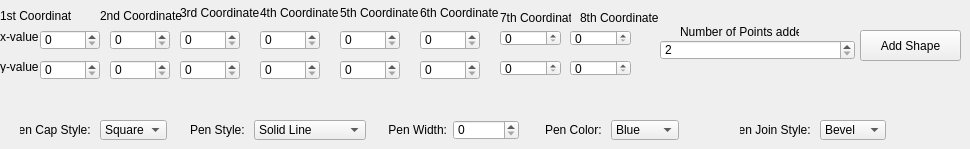
      <widget class="QWidget" name="tab_Polyline">
       <attribute name="title">
        <string>Polyline</string>
       </attribute>
       <widget class="QLabel" name="label_8">
        <property name="geometry">
         <rect>
          <x>0</x>
          <y>0</y>
          <width>71</width>
          <height>31</height>
         </rect>
        </property>
        <property name="text">
         <string>1st Coordinate </string>
        </property>
       </widget>
       <widget class="QSpinBox" name="spinBox_polyline_firstY">
        <property name="geometry">
         <rect>
          <x>40</x>
          <y>60</y>
          <width>60</width>
          <height>20</height>
         </rect>
        </property>
        <property name="maximum">
         <number>1000</number>
        </property>
       </widget>
       <widget class="QSpinBox" name="spinBox_polyline_firstX">
        <property name="geometry">
         <rect>
          <x>40</x>
          <y>30</y>
          <width>60</width>
          <height>20</height>
         </rect>
        </property>
        <property name="maximum">
         <number>1000</number>
        </property>
       </widget>
       <widget class="QLabel" name="label_114">
        <property name="geometry">
         <rect>
          <x>0</x>
          <y>60</y>
          <width>47</width>
          <height>13</height>
         </rect>
        </property>
        <property name="text">
         <string>y-value</string>
        </property>
       </widget>
       <widget class="QLabel" name="label_88">
        <property name="geometry">
         <rect>
          <x>0</x>
          <y>30</y>
          <width>47</width>
          <height>13</height>
         </rect>
        </property>
        <property name="text">
         <string>x-value</string>
        </property>
       </widget>
       <widget class="QLabel" name="label_11">
        <property name="geometry">
         <rect>
          <x>100</x>
          <y>0</y>
          <width>81</width>
          <height>31</height>
         </rect>
        </property>
        <property name="text">
         <string>2nd Coordinate </string>
        </property>
       </widget>
       <widget class="QSpinBox" name="spinBox_polyline_secondY">
        <property name="geometry">
         <rect>
          <x>110</x>
          <y>60</y>
          <width>60</width>
          <height>20</height>
         </rect>
        </property>
        <property name="maximum">
         <number>1000</number>
        </property>
       </widget>
       <widget class="QSpinBox" name="spinBox_polyline_secondX">
        <property name="geometry">
         <rect>
          <x>110</x>
          <y>30</y>
          <width>60</width>
          <height>20</height>
         </rect>
        </property>
        <property name="maximum">
         <number>1000</number>
        </property>
       </widget>
       <widget class="QLabel" name="label_14">
        <property name="geometry">
         <rect>
          <x>180</x>
          <y>-10</y>
          <width>129</width>
          <height>45</height>
         </rect>
        </property>
        <property name="text">
         <string>3rd Coordinate </string>
        </property>
       </widget>
       <widget class="QSpinBox" name="spinBox_polyline_thirdY">
        <property name="geometry">
         <rect>
          <x>180</x>
          <y>60</y>
          <width>60</width>
          <height>20</height>
         </rect>
        </property>
        <property name="maximum">
         <number>1000</number>
        </property>
       </widget>
       <widget class="QSpinBox" name="spinBox_polyline_thirdX">
        <property name="geometry">
         <rect>
          <x>180</x>
          <y>30</y>
          <width>60</width>
          <height>20</height>
         </rect>
        </property>
        <property name="maximum">
         <number>1000</number>
        </property>
       </widget>
       <widget class="QSpinBox" name="spinBox_polyline_fourthY">
        <property name="geometry">
         <rect>
          <x>260</x>
          <y>60</y>
          <width>60</width>
          <height>20</height>
         </rect>
        </property>
        <property name="maximum">
         <number>1000</number>
        </property>
       </widget>
       <widget class="QLabel" name="label_17">
        <property name="geometry">
         <rect>
          <x>260</x>
          <y>-10</y>
          <width>129</width>
          <height>45</height>
         </rect>
        </property>
        <property name="text">
         <string>4th Coordinate </string>
        </property>
       </widget>
       <widget class="QSpinBox" name="spinBox_polyline_fourthX">
        <property name="geometry">
         <rect>
          <x>260</x>
          <y>30</y>
          <width>60</width>
          <height>20</height>
         </rect>
        </property>
        <property name="maximum">
         <number>1000</number>
        </property>
       </widget>
       <widget class="QSpinBox" name="spinBox_polyline_fifthX">
        <property name="geometry">
         <rect>
          <x>340</x>
          <y>30</y>
          <width>60</width>
          <height>20</height>
         </rect>
        </property>
        <property name="maximum">
         <number>1000</number>
        </property>
       </widget>
       <widget class="QLabel" name="label_20">
        <property name="geometry">
         <rect>
          <x>340</x>
          <y>-10</y>
          <width>128</width>
          <height>45</height>
         </rect>
        </property>
        <property name="text">
         <string>5th Coordinate </string>
        </property>
       </widget>
       <widget class="QSpinBox" name="spinBox_polyline_fifthY">
        <property name="geometry">
         <rect>
          <x>340</x>
          <y>60</y>
          <width>60</width>
          <height>20</height>
         </rect>
        </property>
        <property name="maximum">
         <number>1000</number>
        </property>
       </widget>
       <widget class="QSpinBox" name="spinBox_polyline_sixthY">
        <property name="geometry">
         <rect>
          <x>420</x>
          <y>60</y>
          <width>60</width>
          <height>20</height>
         </rect>
        </property>
        <property name="maximum">
         <number>1000</number>
        </property>
       </widget>
       <widget class="QLabel" name="label_23">
        <property name="geometry">
         <rect>
          <x>420</x>
          <y>-10</y>
          <width>129</width>
          <height>45</height>
         </rect>
        </property>
        <property name="text">
         <string>6th Coordinate </string>
        </property>
       </widget>
       <widget class="QSpinBox" name="spinBox_polyline_sixthX">
        <property name="geometry">
         <rect>
          <x>420</x>
          <y>30</y>
          <width>60</width>
          <height>20</height>
         </rect>
        </property>
        <property name="maximum">
         <number>1000</number>
        </property>
       </widget>
       <widget class="QSpinBox" name="spinBox_5">
        <property name="geometry">
         <rect>
          <x>500</x>
          <y>60</y>
          <width>61</width>
          <height>16</height>
         </rect>
        </property>
        <property name="maximum">
         <number>1000</number>
        </property>
       </widget>
       <widget class="QSpinBox" name="spinBox_6">
        <property name="geometry">
         <rect>
          <x>500</x>
          <y>30</y>
          <width>61</width>
          <height>16</height>
         </rect>
        </property>
        <property name="maximum">
         <number>1000</number>
        </property>
       </widget>
       <widget class="QLabel" name="label_68">
        <property name="geometry">
         <rect>
          <x>500</x>
          <y>10</y>
          <width>71</width>
          <height>16</height>
         </rect>
        </property>
        <property name="text">
         <string>7th Coordinate</string>
        </property>
       </widget>
       <widget class="QLabel" name="label_95">
        <property name="geometry">
         <rect>
          <x>580</x>
          <y>10</y>
          <width>81</width>
          <height>16</height>
         </rect>
        </property>
        <property name="text">
         <string>8th Coordinate</string>
        </property>
       </widget>
       <widget class="QSpinBox" name="spinBox_7">
        <property name="geometry">
         <rect>
          <x>570</x>
          <y>30</y>
          <width>61</width>
          <height>16</height>
         </rect>
        </property>
        <property name="maximum">
         <number>1000</number>
        </property>
       </widget>
       <widget class="QSpinBox" name="spinBox_8">
        <property name="geometry">
         <rect>
          <x>570</x>
          <y>60</y>
          <width>61</width>
          <height>16</height>
         </rect>
        </property>
        <property name="maximum">
         <number>1000</number>
        </property>
       </widget>
       <widget class="QPushButton" name="pushButton_2">
        <property name="geometry">
         <rect>
          <x>860</x>
          <y>30</y>
          <width>101</width>
          <height>31</height>
         </rect>
        </property>
        <property name="text">
         <string>Add Shape</string>
        </property>
       </widget>
       <widget class="QSpinBox" name="spinBox_polyline_pointsAdded">
        <property name="geometry">
         <rect>
          <x>660</x>
          <y>40</y>
          <width>195</width>
          <height>20</height>
         </rect>
        </property>
        <property name="minimum">
         <number>2</number>
        </property>
        <property name="maximum">
         <number>6</number>
        </property>
       </widget>
       <widget class="QLabel" name="label_26">
        <property name="geometry">
         <rect>
          <x>680</x>
          <y>20</y>
          <width>119</width>
          <height>23</height>
         </rect>
        </property>
        <property name="text">
         <string>Number of Points added:</string>
        </property>
       </widget>
       <widget class="QComboBox" name="comboBox_setPenCapStyle_6">
        <property name="geometry">
         <rect>
          <x>100</x>
          <y>120</y>
          <width>67</width>
          <height>20</height>
         </rect>
        </property>
        <item>
         <property name="text">
          <string>Square</string>
         </property>
        </item>
        <item>
         <property name="text">
          <string>Flat</string>
         </property>
        </item>
        <item>
         <property name="text">
          <string>Round</string>
         </property>
        </item>
       </widget>
       <widget class="QLabel" name="label_112">
        <property name="geometry">
         <rect>
          <x>20</x>
          <y>120</y>
          <width>74</width>
          <height>20</height>
         </rect>
        </property>
        <property name="text">
         <string>Pen Cap Style: </string>
        </property>
        <property name="alignment">
         <set>Qt::AlignRight|Qt::AlignTrailing|Qt::AlignVCenter</set>
        </property>
       </widget>
       <widget class="QComboBox" name="comboBox_setPenStyle_5">
        <property name="geometry">
         <rect>
          <x>254</x>
          <y>120</y>
          <width>112</width>
          <height>20</height>
         </rect>
        </property>
        <item>
         <property name="text">
          <string>Solid Line</string>
         </property>
        </item>
        <item>
         <property name="text">
          <string>Dash Line</string>
         </property>
        </item>
        <item>
         <property name="text">
          <string>Dot Line</string>
         </property>
        </item>
        <item>
         <property name="text">
          <string>Dash Dot Line</string>
         </property>
        </item>
        <item>
         <property name="text">
          <string>Dash Dot Dot Line</string>
         </property>
        </item>
        <item>
         <property name="text">
          <string>No Pen</string>
         </property>
        </item>
       </widget>
       <widget class="QLabel" name="label_113">
        <property name="geometry">
         <rect>
          <x>190</x>
          <y>120</y>
          <width>58</width>
          <height>20</height>
         </rect>
        </property>
        <property name="text">
         <string>Pen Style: </string>
        </property>
        <property name="alignment">
         <set>Qt::AlignRight|Qt::AlignTrailing|Qt::AlignVCenter</set>
        </property>
       </widget>
       <widget class="QSpinBox" name="spinBox_setPenWidth_5">
        <property name="geometry">
         <rect>
          <x>453</x>
          <y>120</y>
          <width>66</width>
          <height>20</height>
         </rect>
        </property>
        <property name="minimum">
         <number>0</number>
        </property>
        <property name="maximum">
         <number>20</number>
        </property>
       </widget>
       <widget class="QLabel" name="label_115">
        <property name="geometry">
         <rect>
          <x>380</x>
          <y>120</y>
          <width>67</width>
          <height>20</height>
         </rect>
        </property>
        <property name="text">
         <string>Pen Width:</string>
        </property>
        <property name="alignment">
         <set>Qt::AlignRight|Qt::AlignTrailing|Qt::AlignVCenter</set>
        </property>
       </widget>
       <widget class="QComboBox" name="comboBox_setPenColor_5">
        <property name="geometry">
         <rect>
          <x>611</x>
          <y>120</y>
          <width>68</width>
          <height>20</height>
         </rect>
        </property>
        <item>
         <property name="text">
          <string>Blue</string>
         </property>
        </item>
        <item>
         <property name="text">
          <string>Red</string>
         </property>
        </item>
        <item>
         <property name="text">
          <string>Green</string>
         </property>
        </item>
        <item>
         <property name="text">
          <string>Yellow</string>
         </property>
        </item>
        <item>
         <property name="text">
          <string>Black</string>
         </property>
        </item>
        <item>
         <property name="text">
          <string>White</string>
         </property>
        </item>
        <item>
         <property name="text">
          <string>Cyan</string>
         </property>
        </item>
        <item>
         <property name="text">
          <string>Magenta</string>
         </property>
        </item>
        <item>
         <property name="text">
          <string>Gray</string>
         </property>
        </item>
       </widget>
       <widget class="QLabel" name="label_116">
        <property name="geometry">
         <rect>
          <x>540</x>
          <y>120</y>
          <width>65</width>
          <height>20</height>
         </rect>
        </property>
        <property name="text">
         <string>Pen Color: </string>
        </property>
        <property name="alignment">
         <set>Qt::AlignRight|Qt::AlignTrailing|Qt::AlignVCenter</set>
        </property>
       </widget>
       <widget class="QComboBox" name="comboBox_setPenJoinStyle_5">
        <property name="geometry">
         <rect>
          <x>820</x>
          <y>120</y>
          <width>66</width>
          <height>20</height>
         </rect>
        </property>
        <item>
         <property name="text">
          <string>Bevel</string>
         </property>
        </item>
        <item>
         <property name="text">
          <string>Miter</string>
         </property>
        </item>
        <item>
         <property name="text">
          <string>Round</string>
         </property>
        </item>
       </widget>
       <widget class="QLabel" name="label_117">
        <property name="geometry">
         <rect>
          <x>740</x>
          <y>120</y>
          <width>74</width>
          <height>20</height>
         </rect>
        </property>
        <property name="text">
         <string>Pen Join Style: </string>
        </property>
        <property name="alignment">
         <set>Qt::AlignRight|Qt::AlignTrailing|Qt::AlignVCenter</set>
        </property>
       </widget>
      </widget>
